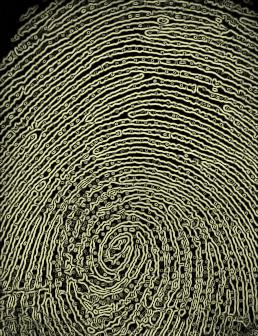
#> input picture PracaMagisterska/PythonScripts/sobel.jpg, 258 x 336 px
$ python NormalizatonGreyScale.py sobel.jpg
#> lines starting #> are read from the running program, lines starting #| are printed output that depends on the picture
def weightedAverage(pixel):
    return 0.299*pixel[0] + 0.587*pixel[1] + 0.114*pixel[2]
import argparse
import cv2
import numpy as np

if __name__ == "__main__":
    parser = argparse.ArgumentParser(description="Normalization")
    parser.add_argument("image", nargs=1, help = "path to image")

    args = parser.parse_args()
    image = cv2.imread(args.image[0], 1)
#> image is the input picture: shape (336, 258, 3); mean B, G, R 75.9, 99, 98.8


    grey = cv2.cvtColor(image, cv2.COLOR_BGR2GRAY)
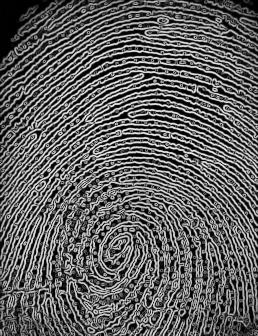
#> grey: shape (336, 258); min 0, max 253, mean 96.3

    from PIL import Image

    im = Image.fromarray(grey)
    im.save('processedImage.tiff')
